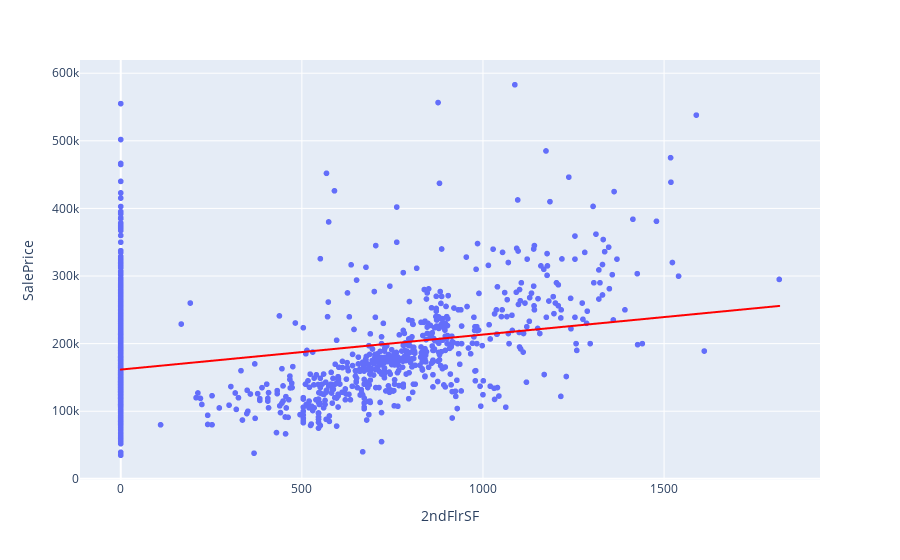

The cell this chart's notebook holds for it:
### Code cell
# scatter plot
fig = px.scatter(df, 
                 y="SalePrice", 
                 x="2ndFlrSF",
                 trendline="ols",
                 trendline_color_override="red"
                )
fig.show()

### Figure 1 — Plotly figure (JSON) as saved in the notebook; plotly's stock layout.template omitted (floating-point values rounded to 4 significant figures; data arrays with more than 128 entries replaced by an {"elided": "..."} marker saying what was removed)
{"data": [{"hovertemplate": "2ndFlrSF=%{x}<br>SalePrice=%{y}<extra></extra>", "legendgroup": "", "marker": {"color": "#636efa", "symbol": "circle"}, "mode": "markers", "name": "", "showlegend": false, "type": "scattergl", "x": {"elided": "1453 int values"}, "xaxis": "x", "y": {"elided": "1453 int values"}, "yaxis": "y"}, {"hovertemplate": "<b>OLS trendline</b><br>SalePrice = 51.7652 * 2ndFlrSF + 161620<br>R<sup>2</sup>=0.088733<br><br>2ndFlrSF=%{x}<br>SalePrice=%{y} <b>(trend)</b><extra></extra>", "legendgroup": "", "line": {"color": "red"}, "marker": {"color": "#636efa", "symbol": "circle"}, "mode": "lines", "name": "", "showlegend": false, "type": "scattergl", "x": {"elided": "1453 int values"}, "xaxis": "x", "y": {"elided": "1453 float values"}, "yaxis": "y"}], "layout": {"autosize": true, "legend": {"tracegroupgap": 0}, "margin": {"t": 60}, "xaxis": {"anchor": "y", "autorange": true, "domain": [0, 1], "range": [-107.9, 1926.0], "title": {"text": "2ndFlrSF"}, "type": "linear"}, "yaxis": {"anchor": "x", "autorange": true, "domain": [0, 1], "range": [-7533.0, 625400.0], "title": {"text": "SalePrice"}, "type": "linear"}}}
